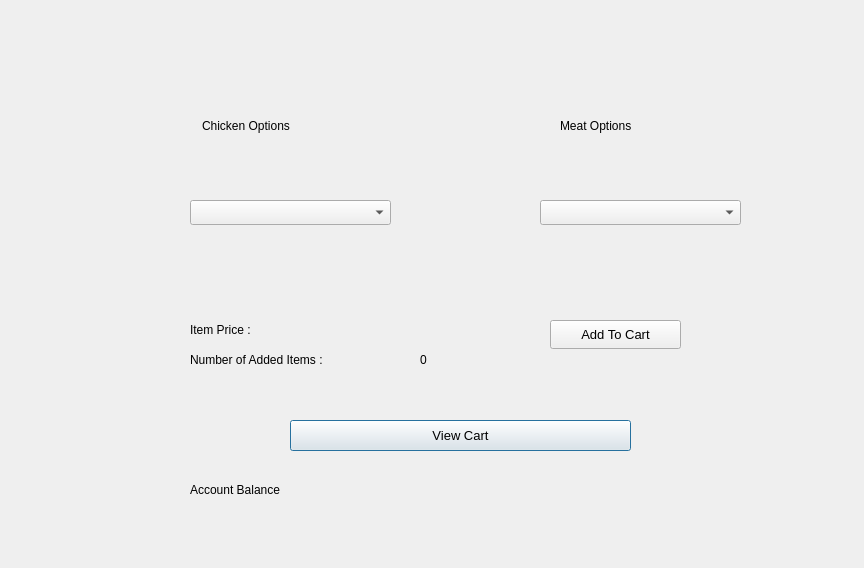
<?xml version="1.0" encoding="UTF-8"?>
<ui version="4.0">
 <class>Window2</class>
 <widget class="QDialog" name="Window2">
  <property name="geometry">
   <rect>
    <x>0</x>
    <y>0</y>
    <width>864</width>
    <height>568</height>
   </rect>
  </property>
  <property name="windowTitle">
   <string>Dialog</string>
  </property>
  <widget class="QLabel" name="ItemPriceL">
   <property name="geometry">
    <rect>
     <x>190</x>
     <y>320</y>
     <width>111</width>
     <height>20</height>
    </rect>
   </property>
   <property name="font">
    <font>
     <pointsize>9</pointsize>
    </font>
   </property>
   <property name="text">
    <string>Item Price :</string>
   </property>
  </widget>
  <widget class="QComboBox" name="ChickOpt">
   <property name="geometry">
    <rect>
     <x>190</x>
     <y>200</y>
     <width>201</width>
     <height>25</height>
    </rect>
   </property>
   <property name="font">
    <font>
     <pointsize>10</pointsize>
    </font>
   </property>
   <item>
    <property name="text">
     <string/>
    </property>
   </item>
   <item>
    <property name="text">
     <string>Chicken Burger 🍔</string>
    </property>
   </item>
   <item>
    <property name="text">
     <string>Chicken Wings 🍗</string>
    </property>
   </item>
   <item>
    <property name="text">
     <string>Chicken Nuggets 🐥</string>
    </property>
   </item>
   <item>
    <property name="text">
     <string>whole chicken 🐔</string>
    </property>
   </item>
   <item>
    <property name="text">
     <string>Sheesh Tawook 🍢</string>
    </property>
   </item>
  </widget>
  <widget class="QLabel" name="AccBalanceL">
   <property name="geometry">
    <rect>
     <x>190</x>
     <y>480</y>
     <width>131</width>
     <height>20</height>
    </rect>
   </property>
   <property name="font">
    <font>
     <pointsize>9</pointsize>
    </font>
   </property>
   <property name="text">
    <string>Account Balance</string>
   </property>
  </widget>
  <widget class="QLabel" name="ChickOptL">
   <property name="geometry">
    <rect>
     <x>202</x>
     <y>100</y>
     <width>181</width>
     <height>51</height>
    </rect>
   </property>
   <property name="sizeIncrement">
    <size>
     <width>5</width>
     <height>5</height>
    </size>
   </property>
   <property name="text">
    <string>Chicken Options</string>
   </property>
  </widget>
  <widget class="QPushButton" name="ViewCart">
   <property name="geometry">
    <rect>
     <x>290</x>
     <y>420</y>
     <width>341</width>
     <height>31</height>
    </rect>
   </property>
   <property name="font">
    <font>
     <pointsize>10</pointsize>
    </font>
   </property>
   <property name="text">
    <string>View Cart</string>
   </property>
  </widget>
  <widget class="QLabel" name="testing123">
   <property name="geometry">
    <rect>
     <x>80</x>
     <y>30</y>
     <width>101</width>
     <height>521</height>
    </rect>
   </property>
   <property name="font">
    <font>
     <pointsize>6</pointsize>
    </font>
   </property>
   <property name="text">
    <string/>
   </property>
  </widget>
  <widget class="QComboBox" name="MeatOpt">
   <property name="geometry">
    <rect>
     <x>540</x>
     <y>200</y>
     <width>201</width>
     <height>25</height>
    </rect>
   </property>
   <property name="font">
    <font>
     <pointsize>10</pointsize>
    </font>
   </property>
   <item>
    <property name="text">
     <string/>
    </property>
   </item>
   <item>
    <property name="text">
     <string>Meat Burger 🍔</string>
    </property>
   </item>
   <item>
    <property name="text">
     <string>Sausages 🌭</string>
    </property>
   </item>
   <item>
    <property name="text">
     <string>Meatballs 🧆</string>
    </property>
   </item>
   <item>
    <property name="text">
     <string>Steak 🥩</string>
    </property>
   </item>
   <item>
    <property name="text">
     <string>beef bacon 🥓</string>
    </property>
   </item>
   <item>
    <property name="text">
     <string>Kabab 🥙</string>
    </property>
   </item>
  </widget>
  <widget class="QLabel" name="MeatOptL">
   <property name="geometry">
    <rect>
     <x>560</x>
     <y>100</y>
     <width>141</width>
     <height>51</height>
    </rect>
   </property>
   <property name="text">
    <string>Meat Options</string>
   </property>
  </widget>
  <widget class="QLabel" name="NumAddItemsL">
   <property name="geometry">
    <rect>
     <x>190</x>
     <y>350</y>
     <width>211</width>
     <height>20</height>
    </rect>
   </property>
   <property name="font">
    <font>
     <pointsize>9</pointsize>
    </font>
   </property>
   <property name="text">
    <string>Number of Added Items :</string>
   </property>
  </widget>
  <widget class="QLabel" name="ItemPrice">
   <property name="geometry">
    <rect>
     <x>390</x>
     <y>320</y>
     <width>63</width>
     <height>20</height>
    </rect>
   </property>
   <property name="font">
    <font>
     <pointsize>9</pointsize>
    </font>
   </property>
   <property name="text">
    <string/>
   </property>
  </widget>
  <widget class="QPushButton" name="AddTocart">
   <property name="geometry">
    <rect>
     <x>550</x>
     <y>320</y>
     <width>131</width>
     <height>29</height>
    </rect>
   </property>
   <property name="font">
    <font>
     <pointsize>10</pointsize>
    </font>
   </property>
   <property name="text">
    <string>Add To Cart</string>
   </property>
  </widget>
  <widget class="QLabel" name="AccBalance">
   <property name="geometry">
    <rect>
     <x>360</x>
     <y>480</y>
     <width>63</width>
     <height>20</height>
    </rect>
   </property>
   <property name="font">
    <font>
     <pointsize>9</pointsize>
    </font>
   </property>
   <property name="text">
    <string/>
   </property>
  </widget>
  <widget class="QLabel" name="NumAddItems">
   <property name="geometry">
    <rect>
     <x>420</x>
     <y>350</y>
     <width>63</width>
     <height>20</height>
    </rect>
   </property>
   <property name="font">
    <font>
     <pointsize>9</pointsize>
    </font>
   </property>
   <property name="text">
    <string>0</string>
   </property>
  </widget>
 </widget>
 <resources/>
 <connections/>
</ui>
